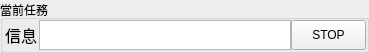
     <widget class="QGroupBox" name="groupBox_3">
      <property name="sizePolicy">
       <sizepolicy hsizetype="Ignored" vsizetype="Ignored">
        <horstretch>0</horstretch>
        <verstretch>0</verstretch>
       </sizepolicy>
      </property>
      <property name="minimumSize">
       <size>
        <width>0</width>
        <height>0</height>
       </size>
      </property>
      <property name="maximumSize">
       <size>
        <width>16777215</width>
        <height>50</height>
       </size>
      </property>
      <property name="font">
       <font>
        <stylestrategy>PreferDefault</stylestrategy>
       </font>
      </property>
      <property name="title">
       <string>當前任務</string>
      </property>
      <property name="flat">
       <bool>false</bool>
      </property>
      <property name="checkable">
       <bool>false</bool>
      </property>
      <layout class="QHBoxLayout" name="horizontalLayout" stretch="0,0,0">
       <property name="spacing">
        <number>0</number>
       </property>
       <property name="sizeConstraint">
        <enum>QLayout::SetDefaultConstraint</enum>
       </property>
       <property name="leftMargin">
        <number>0</number>
       </property>
       <property name="topMargin">
        <number>0</number>
       </property>
       <property name="rightMargin">
        <number>0</number>
       </property>
       <property name="bottomMargin">
        <number>0</number>
       </property>
       <item>
        <widget class="QLabel" name="label">
         <property name="sizePolicy">
          <sizepolicy hsizetype="Expanding" vsizetype="Minimum">
           <horstretch>1</horstretch>
           <verstretch>0</verstretch>
          </sizepolicy>
         </property>
         <property name="maximumSize">
          <size>
           <width>73</width>
           <height>30</height>
          </size>
         </property>
         <property name="font">
          <font>
           <family>標楷體</family>
           <pointsize>12</pointsize>
          </font>
         </property>
         <property name="text">
          <string>信息</string>
         </property>
         <property name="alignment">
          <set>Qt::AlignCenter</set>
         </property>
        </widget>
       </item>
       <item>
        <widget class="QTextBrowser" name="Info_broswer">
         <property name="sizePolicy">
          <sizepolicy hsizetype="Expanding" vsizetype="Preferred">
           <horstretch>7</horstretch>
           <verstretch>0</verstretch>
          </sizepolicy>
         </property>
         <property name="maximumSize">
          <size>
           <width>16777215</width>
           <height>30</height>
          </size>
         </property>
         <property name="sizeIncrement">
          <size>
           <width>0</width>
           <height>0</height>
          </size>
         </property>
         <property name="baseSize">
          <size>
           <width>0</width>
           <height>0</height>
          </size>
         </property>
         <property name="font">
          <font>
           <pointsize>12</pointsize>
          </font>
         </property>
         <property name="html">
          <string>&lt;!DOCTYPE HTML PUBLIC &quot;-//W3C//DTD HTML 4.0//EN&quot; &quot;http://www.w3.org/TR/REC-html40/strict.dtd&quot;&gt;
&lt;html&gt;&lt;head&gt;&lt;meta name=&quot;qrichtext&quot; content=&quot;1&quot; /&gt;&lt;style type=&quot;text/css&quot;&gt;
p, li { white-space: pre-wrap; }
&lt;/style&gt;&lt;/head&gt;&lt;body style=&quot; font-family:'PMingLiU'; font-size:12pt; font-weight:400; font-style:normal;&quot;&gt;
&lt;p align=&quot;center&quot; style=&quot;-qt-paragraph-type:empty; margin-top:0px; margin-bottom:0px; margin-left:0px; margin-right:0px; -qt-block-indent:0; text-indent:0px;&quot;&gt;&lt;br /&gt;&lt;/p&gt;&lt;/body&gt;&lt;/html&gt;</string>
         </property>
        </widget>
       </item>
       <item>
        <widget class="QPushButton" name="FuncStopButton">
         <property name="sizePolicy">
          <sizepolicy hsizetype="Expanding" vsizetype="Maximum">
           <horstretch>1</horstretch>
           <verstretch>0</verstretch>
          </sizepolicy>
         </property>
         <property name="maximumSize">
          <size>
           <width>75</width>
           <height>30</height>
          </size>
         </property>
         <property name="cursor">
          <cursorShape>PointingHandCursor</cursorShape>
         </property>
         <property name="text">
          <string>STOP</string>
         </property>
        </widget>
       </item>
      </layout>
     </widget>
